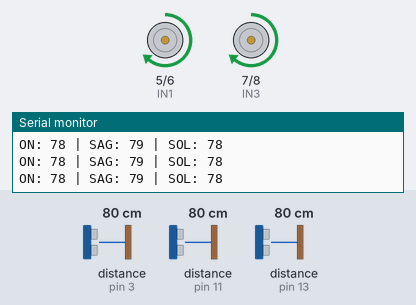
The sketch below on a simulated Arduino Uno, built with avr-gcc and run on an emulated ATmega328P. On the bench: motor-driver pin pairs drawn as motors (green arrow = first pin HIGH = forward, orange = second pin HIGH = backward, longer = more drive, scaled by the enable pin), the last lines printed to the serial monitor. Wiring (inferred from the names in the program): 3 × ultrasonic range finder: trigger pin 2, echo pin 3 / trigger pin 4, echo pin 11 / trigger pin 12, echo pin 13. Inputs (shaded band) come from the test bench; at power-on: distance to the obstacle (sensors on pin 13, pin 3, pin 11) 80 cm. The echo pulse lasts 58.3 µs per cm.

Above: at 1.2 s.
1.3 s: distance to the obstacle (sensor on pin 13) set to 18 cm
At 2.2 s:
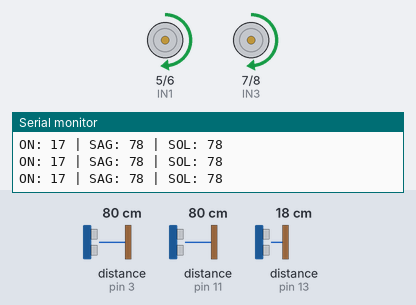
3.2 s: distance to the obstacle (sensor on pin 13) set to 14 cm
At 4.8 s:
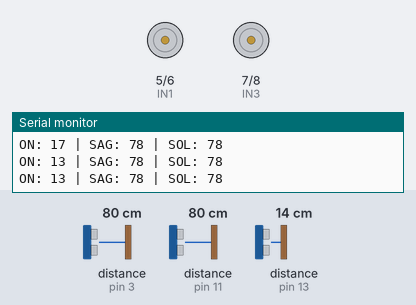
5.4 s: distance to the obstacle (sensor on pin 3) set to 2 cm
At 6.4 s:
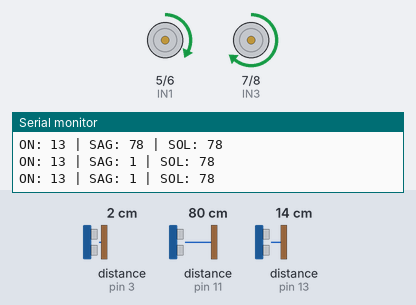
7.6 s: distance to the obstacle (sensor on pin 11) set to 18 cm
9.3 s: distance to the obstacle (sensor on pin 11) set to 13 cm
At 10.7 s:
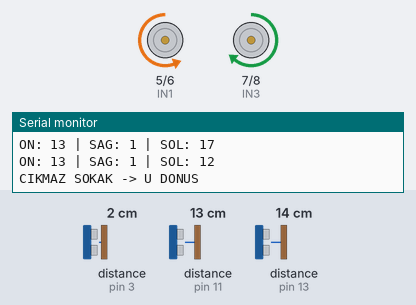
12.3 s: distance to the obstacle (sensor on pin 3) set to 13 cm
14.2 s: distance to the obstacle (sensor on pin 3) set to 17 cm
Timing chart, 0 to 17.2 s (numbered marks = the images above; inputs shaded):
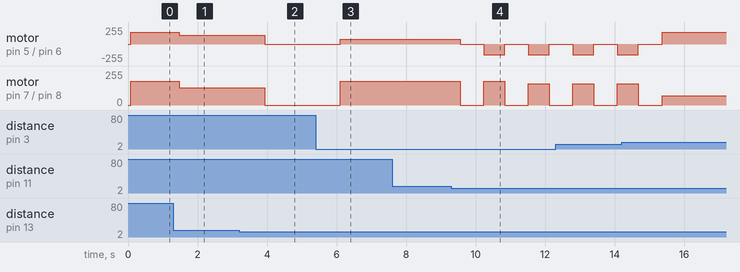

The sketch:

narrow-road-vehicle.ino
```cpp
#include <Arduino.h>

// ----------- MOTOR PINLERI -----------
const int IN1 = 5;
const int IN2 = 6;
const int ENA = 9;
const int IN3 = 7;
const int IN4 = 8;
const int ENB = 10;

// ----------- SENSOR PINLERI -----------
const int trigPinSag = 2;
const int echoPinSag = 3;
const int trigPinSol = 4;
const int echoPinSol = 11;
const int trigPinOn = 12;
const int echoPinOn = 13;

// ----------- DEGISKENLER -----------
int mesafeOn, mesafeSag, mesafeSol;

// ----------- MESAFE OKUMA -----------
int mesafeOku(int trigPin, int echoPin) {
  digitalWrite(trigPin, LOW);
  delayMicroseconds(2);
  digitalWrite(trigPin, HIGH);
  delayMicroseconds(10);
  digitalWrite(trigPin, LOW);
  long sure = pulseIn(echoPin, HIGH, 25000);
  if (sure == 0) return 300;
  return sure * 0.034 / 2;
}

// ----------- SENSOR OKUMA -----------
void sensorHepsiniOku() {
  mesafeSag = mesafeOku(trigPinSag, echoPinSag);
  delay(20);
  mesafeOn = mesafeOku(trigPinOn, echoPinOn);
  delay(20);
  mesafeSol = mesafeOku(trigPinSol, echoPinSol);
  delay(20);
}

// ----------- CIKMAZ SOKAK -----------
bool cikmazSokakKontrol() {
  int sayac = 0;
  for (int i = 0; i < 5; i++) {
    sensorHepsiniOku();
    if (mesafeOn <= 15 && mesafeSag < 15 && mesafeSol < 15) {
      sayac++;
    }
    delay(40);
  }
  return (sayac >= 4);
}

// ----------- MOTOR KONTROL -----------
void motorDur() {
  digitalWrite(IN1, LOW); digitalWrite(IN2, LOW); analogWrite(ENA, 0);
  digitalWrite(IN3, LOW); digitalWrite(IN4, LOW); analogWrite(ENB, 0);
}

void motorIleri() {
  digitalWrite(IN1, HIGH); digitalWrite(IN2, LOW); analogWrite(ENA, 180);
  digitalWrite(IN3, HIGH); digitalWrite(IN4, LOW); analogWrite(ENB, 180);
}

void motorYavas() {
  digitalWrite(IN1, HIGH); digitalWrite(IN2, LOW); analogWrite(ENA, 130);
  digitalWrite(IN3, HIGH); digitalWrite(IN4, LOW); analogWrite(ENB, 130);
}

void motorSag() {
  digitalWrite(IN1, HIGH); digitalWrite(IN2, LOW); analogWrite(ENA, 180);
  digitalWrite(IN3, HIGH); digitalWrite(IN4, LOW); analogWrite(ENB, 70);
}

void motorSol() {
  digitalWrite(IN1, HIGH); digitalWrite(IN2, LOW); analogWrite(ENA, 70);
  digitalWrite(IN3, HIGH); digitalWrite(IN4, LOW); analogWrite(ENB, 180);
}

void motorTamDonus() {
  digitalWrite(IN1, LOW); digitalWrite(IN2, HIGH); analogWrite(ENA, 160);
  digitalWrite(IN3, HIGH); digitalWrite(IN4, LOW); analogWrite(ENB, 160);
  delay(600);
  motorDur();
}

// ----------- ANA LOOP -----------
void setup() {
  Serial.begin(9600);
  pinMode(trigPinSag, OUTPUT); pinMode(echoPinSag, INPUT);
  pinMode(trigPinSol, OUTPUT); pinMode(echoPinSol, INPUT);
  pinMode(trigPinOn, OUTPUT);  pinMode(echoPinOn, INPUT);
  pinMode(IN1, OUTPUT); pinMode(IN2, OUTPUT); pinMode(ENA, OUTPUT);
  pinMode(IN3, OUTPUT); pinMode(IN4, OUTPUT); pinMode(ENB, OUTPUT);
  motorDur();
}

void loop() {
  sensorHepsiniOku();

  Serial.print("ON: ");
  Serial.print(mesafeOn);
  Serial.print(" | SAG: ");
  Serial.print(mesafeSag);
  Serial.print(" | SOL: ");
  Serial.println(mesafeSol);

  if (mesafeOn > 25) {
    motorIleri();
  }
  else if (mesafeOn > 15) {
    motorYavas();
  }
  else {
    if (cikmazSokakKontrol()) {
      Serial.println("CIKMAZ SOKAK -> U DONUS");
      motorTamDonus();
    }
    else {
      if (mesafeSag > mesafeSol && mesafeSag >= 15) {
        motorSag();
      }
      else if (mesafeSol > mesafeSag && mesafeSol >= 15) {
        motorSol();
      }
      else {
        motorDur();
      }
    }
  }

  delay(100);
}
```

Measured:
- the behaviour switches between 17 and 16 cm on distance to the obstacle (sensor on pin 13) (found by bisection; images 1 and 2)
- the behaviour switches between 16 and 15 cm on distance to the obstacle (sensor on pin 11) (found by bisection; images 3 and 4)
- after the input at 1.3 s, motor on pin 5 (IN1) / pin 6 (IN2), motor on pin 7 (IN3) / pin 8 (IN4): forward 180/255 → forward 130/255 after 0.18 s
- after the input at 3.2 s, motor on pin 5 (IN1) / pin 6 (IN2), motor on pin 7 (IN3) / pin 8 (IN4): forward 130/255 → stopped after 0.74 s
- after the input at 5.4 s, motor on pin 5 (IN1) / pin 6 (IN2): stopped → forward 70/255 after 0.70 s; motor on pin 7 (IN3) / pin 8 (IN4): stopped → forward 180/255 after 0.70 s
- after the input at 9.3 s, motor on pin 5 (IN1) / pin 6 (IN2): alternates backward 160/255 for 0.60 s and stopped for 0.68 s, starting after 0.25 s; motor on pin 7 (IN3) / pin 8 (IN4): forward 180/255 → stopped after 0.25 s, → forward 180/255 0.68 s later, → stopped 0.60 s later, → forward 160/255 0.68 s later, … (5 changes in this stretch)
